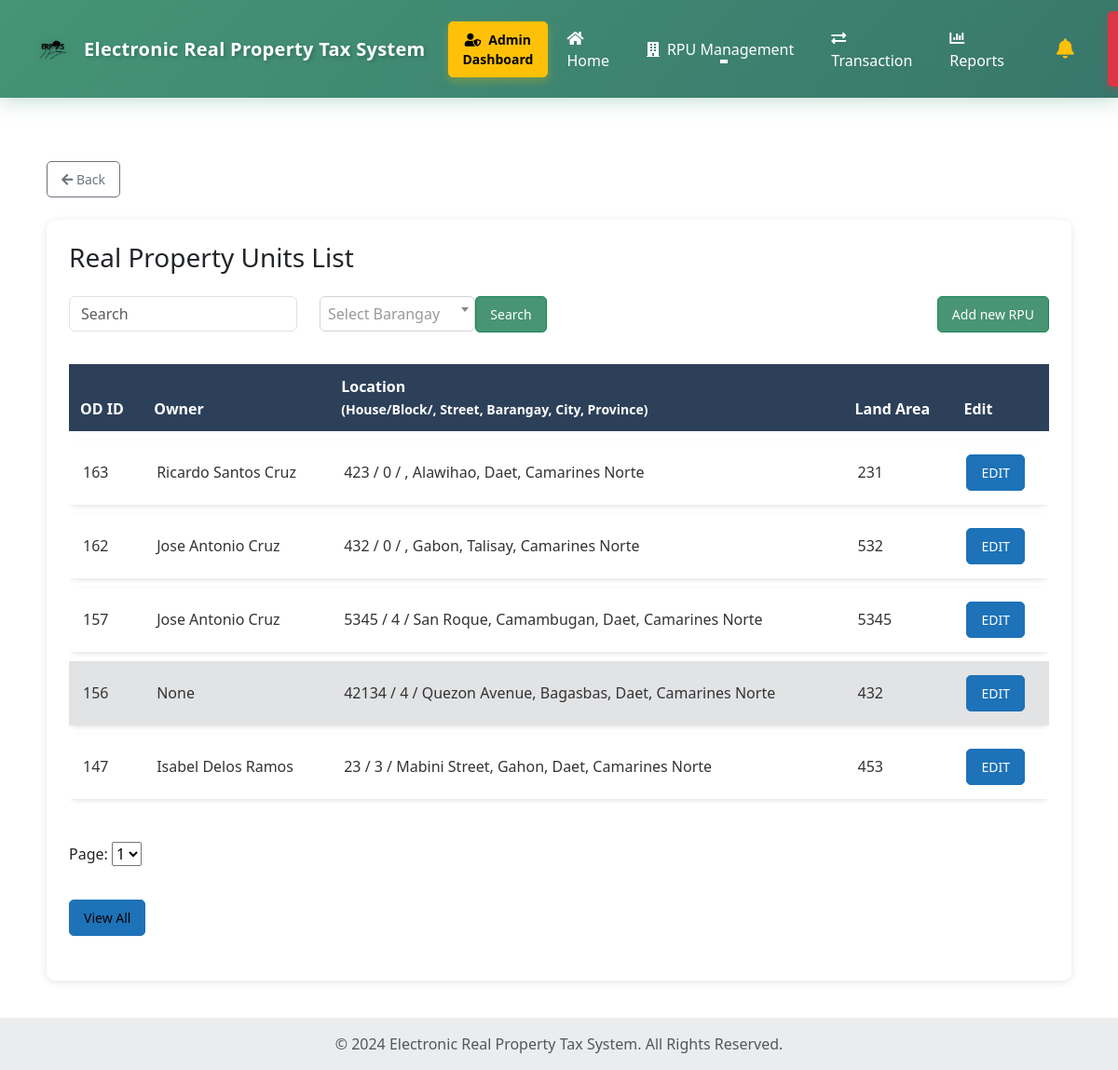
/Real-Property-Unit-List.php (signed in), run on the app's committed database.
### tables this page shows
CREATE TABLE `p_info` (
  `p_id` int(50) NOT NULL,
  `house_no` int(10) NOT NULL,
  `block_no` int(10) NOT NULL,
  `province` varchar(30) NOT NULL,
  `city` varchar(30) NOT NULL,
  `district` varchar(30) NOT NULL,
  `barangay` varchar(30) NOT NULL,
  `street` varchar(50) NOT NULL,
  `house_tag_no` int(10) NOT NULL,
  `land_area` int(50) NOT NULL,
  `desc_land` varchar(50) NOT NULL,
  `documents` varchar(30) NOT NULL,
  `created_at` timestamp NOT NULL DEFAULT current_timestamp(),
  `updated_at` timestamp NOT NULL DEFAULT current_timestamp() ON UPDATE current_timestamp(),
  `is_active` tinyint(1) NOT NULL DEFAULT 1,
  `disabled_at` datetime DEFAULT NULL,
  `disabled_by` int(11) DEFAULT NULL
);

### Real-Property-Unit-List.php (the view, shortened to what this page needs)
<?php
$conn = Database::getInstance();
$sql = "SELECT
  p.p_id,
  p.street,
  p.house_no,
  p.block_no,
  p.barangay AS barangay_name,
  p.district AS district_name,
  p.city AS municipality_name,
  p.province AS province_name,
  p.land_area,
  p.is_active,
  GROUP_CONCAT(DISTINCT CONCAT(o.own_fname, ' ', o.own_mname, ' ', o.own_surname) SEPARATOR ' / ') AS owner
FROM p_info p
LEFT JOIN faas f
  ON f.pro_id = p.p_id
LEFT JOIN propertyowner po
  ON po.property_id = p.p_id AND po.is_retained = 1
LEFT JOIN owners_tb o
  ON o.own_id = po.owner_id
GROUP BY p.p_id
ORDER BY p.p_id DESC";
$propertyUnits = [];
$result = $conn->query($sql);
if ($result) {
  if ($result->num_rows > 0) {
    while ($row = $result->fetch_assoc()) {
      $row['owner'] = isset($row['owner']) ? $row['owner'] : '';
      $propertyUnits[] = $row;
    }
  } else {
    $propertyUnits = [];
  }
} else {
  echo "SQL error: " . $conn->error;
  $propertyUnits = [];
}
?>
<!doctype html>
<html lang="en">
<head>
  <link href="https://cdn.jsdelivr.net/npm/bootstrap@5.3.2/dist/css/bootstrap.min.css" rel="stylesheet">
  <link href="https://cdn.jsdelivr.net/npm/select2@4.1.0-rc.0/dist/css/select2.min.css" rel="stylesheet" />
  <link rel="stylesheet" href="https://cdnjs.cloudflare.com/ajax/libs/font-awesome/5.15.4/css/all.min.css">
  <link rel="stylesheet" href="main_layout.css">
  <link rel="stylesheet" href="header.css">
  <link rel="stylesheet" href="Real-Property-Unit-List.css">
</head>
<body>
  <?php include 'header.php'; ?>
  <section class="container mt-5">
    <div class="mb-4 d-flex justify-content-start">
      <a href="Home.php" class="btn btn-outline-secondary btn-sm">
        <i class="fas fa-arrow-left"></i> Back
      </a>
    </div>
    <div class="card p-4">
      <h3 class="mb-4">Real Property Units List</h3>
      <div class="form-row mb-4">
        <div class="row mb-4 align-items-center">
          <div class="col-12 col-md-6 col-lg-3 mb-2 mb-md-0">
            <input type="text" class="form-control" id="searchInput" placeholder="Search" onkeyup="filterTable()">
          </div>
          <div class="col-10 col-sm-6 col-md-4 col-lg-4 mb-2 mb-md-0">
            <div class="d-flex">
              <button type="button" class="btn btn-success" onclick="filterTable()">Search</button>
            </div>
          </div>
          <div class="col-12 col-md-3 col-lg-5 text-md-end">
            <a href="Add-New-Real-Property-Unit.php" class="btn btn-success">Add new RPU</a>
          </div>
        </div>
        <div class="table-responsive">
          <table class="table table-bordered text-start modern-table" id="propertyTable">
            <thead>
              <tr>
                <th>OD ID</th>
                <th>Owner</th>
                <th>Location <br><small>(House/Block/, Street, Barangay, City, Province)</small></th>
                <th>Land Area</th>
                <th>Edit</th>
              </tr>
            </thead>
            <tbody id="tableBody">
              <?php foreach ($propertyUnits as $unit):
                $ownerRaw = isset($unit['owner']) ? $unit['owner'] : '';
                $owner = trim((string) $ownerRaw) !== '' ? $ownerRaw : 'None';
                $rowClass = ($unit['is_active'] == 0) ? 'table-secondary' : '';
                ?>
                <tr class="<?= $rowClass ?>">
                  <td><?= htmlspecialchars($unit['p_id']) ?></td>
                  <td><?= htmlspecialchars($owner) ?></td>
                  <td>
                    <?= htmlspecialchars("{$unit['house_no']} / {$unit['block_no']} / {$unit['street']}, {$unit['barangay_name']}, {$unit['municipality_name']}, {$unit['province_name']}") ?>
                  </td>
                  <td><?= htmlspecialchars($unit['land_area']) ?></td>
                  <td><a href="FAAS.php?id=<?= htmlspecialchars($unit['p_id']) ?>" class="btn btn-primary">EDIT</a></td>
                </tr>
              <?php endforeach; ?>
            </tbody>
          </table>
        </div>
        <div class="pagination-controls mt-3">
          <label for="pageSelect">Page: </label>
          <select id="pageSelect" onchange="changePage()"></select>
        </div>
        <div class="view-all-container d-flex mt-3">
          <div class="ml-auto">
            <button type="button" class="btn btn-info" data-bs-toggle="modal" data-bs-target="#viewAllModal">View
              All</button>
          </div>
        </div>
      </div>
  </section>
  <footer class="bg-body-tertiary text-center text-lg-start mt-auto">
    <div class="text-center p-3" style="background-color: rgba(0, 0, 0, 0.05);">
      <span class="text-muted">© 2024 Electronic Real Property Tax System. All Rights Reserved.</span>
    </div>
  </footer>
</body>
</html>

### main_layout.css (style rules this page uses)
section { margin-block: 20px 20px; }
html, body { height: 100%; margin: 0; }
body { display: flex; padding-top: 70px; flex-direction: column; }

### Real-Property-Unit-List.css (style rules this page uses)
.card { border-radius: 10px; border: none; box-shadow: 0 2px 10px rgba(0, 0, 0, 0.1); }
.container { padding: 20px; }
table.modern-table { border-collapse: separate; border-spacing: 0 10px; width: 100%; margin-bottom: 20px; }
table.modern-table thead th { background-color: #2d4059; color: white; font-weight: 600; padding: 12px; text-align: left; border: none; }
table.modern-table tbody tr { background-color: #f5f5f5; transition: background-color 0.2s ease-in-out; box-shadow: 0 2px 5px rgba(0, 0, 0, 0.1); border-radius: 8px; }
table.modern-table tbody td { padding: 15px; text-align: left; vertical-align: middle; color: #333; border: none; }
.btn { padding: 8px 15px; border-radius: 5px; font-size: 14px; }
.btn-primary { background-color: #1d72b8; border-color: #1d72b8; }
.btn-info { background-color: #1d72b8; border-color: #1d72b8; }
.btn-success { background-color: #489474; }
.view-all-container { text-align: right; padding-top: 20px; }

### data on the page
p_info: p_id "163", owner "Ricardo Santos Cruz", house_no+block_no+street "423 / 0 / , Alawihao, Daet, Camarines Norte", land_area "231"
p_info: p_id "162", owner "Jose Antonio Cruz", house_no+block_no+street "432 / 0 / , Gabon, Talisay, Camarines Norte", land_area "532"
p_info: p_id "157", owner "Jose Antonio Cruz", house_no+block_no+street "5345 / 4 / San Roque, Camambugan, Daet, Camarines Norte", land_area "5345"
p_info: p_id "156", owner "None", house_no+block_no+street "42134 / 4 / Quezon Avenue, Bagasbas, Daet, Camarines Norte", land_area "432"
p_info: p_id "147", owner "Isabel Delos Ramos", house_no+block_no+street "23 / 3 / Mabini Street, Gahon, Daet, Camarines Norte", land_area "453"
